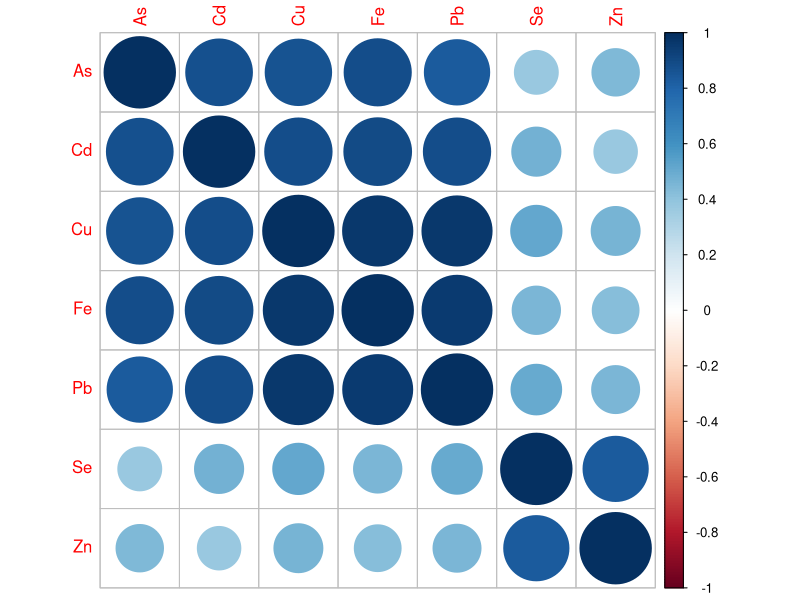
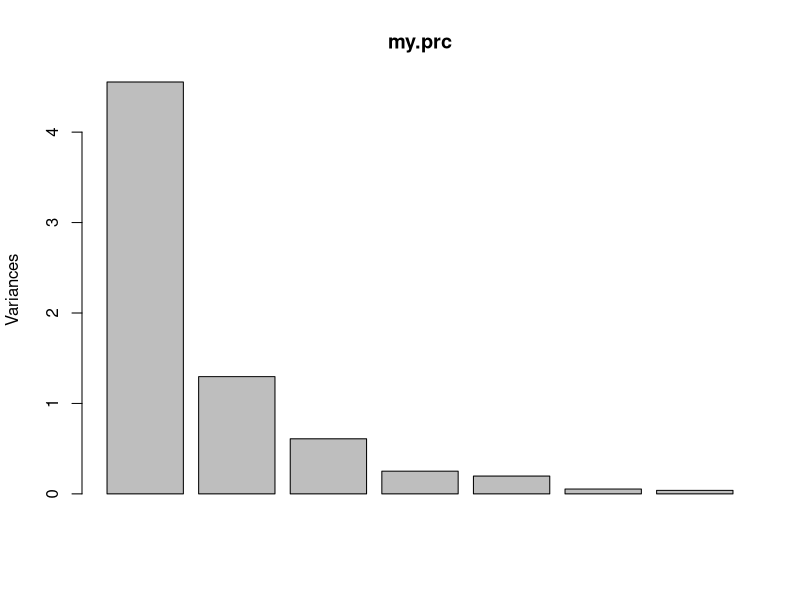
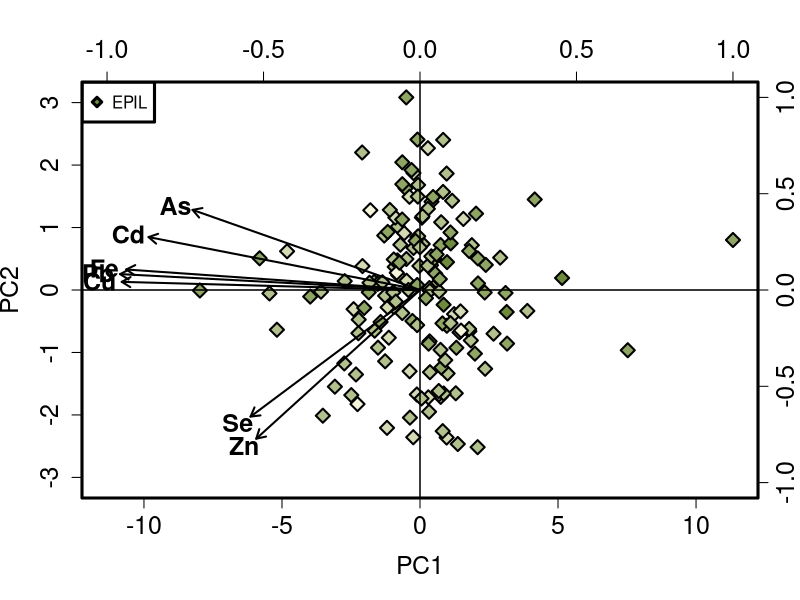
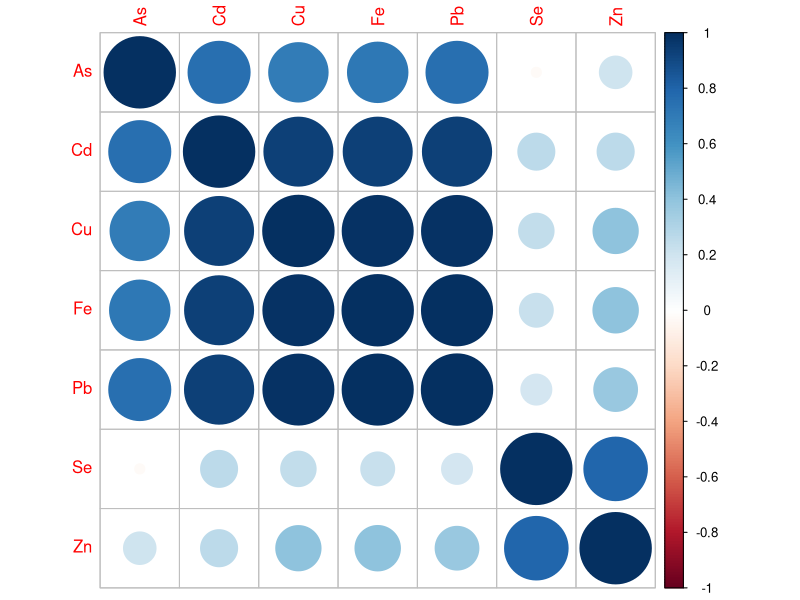
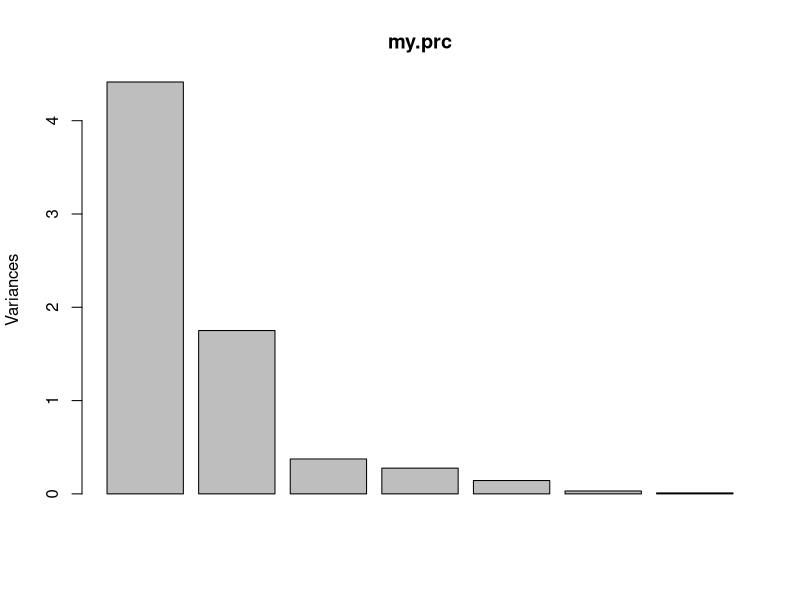
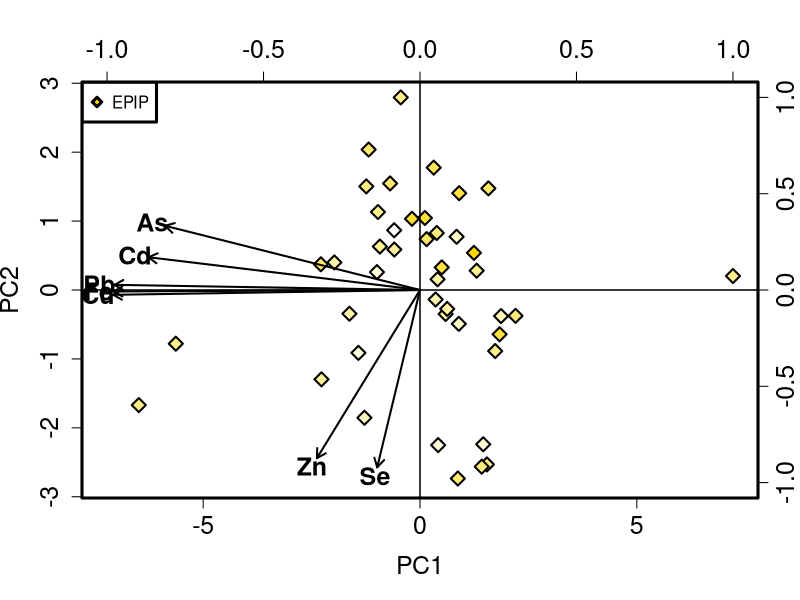
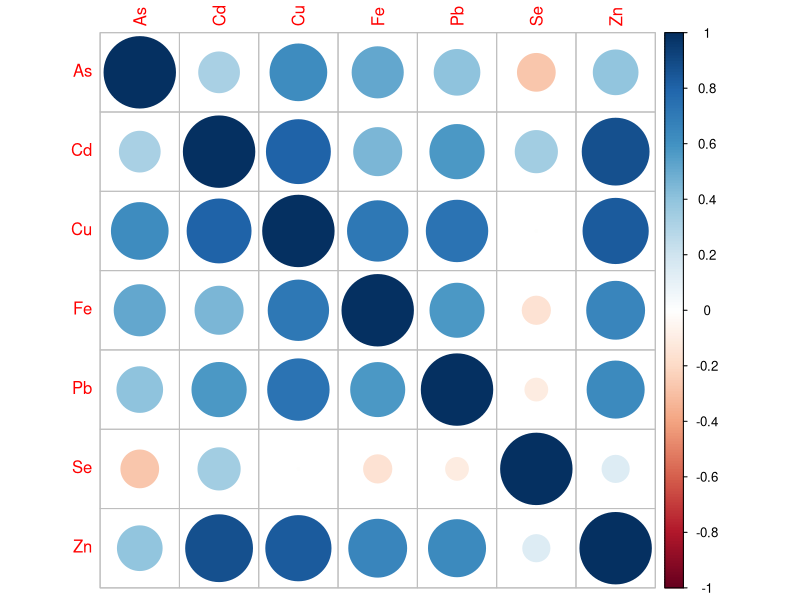
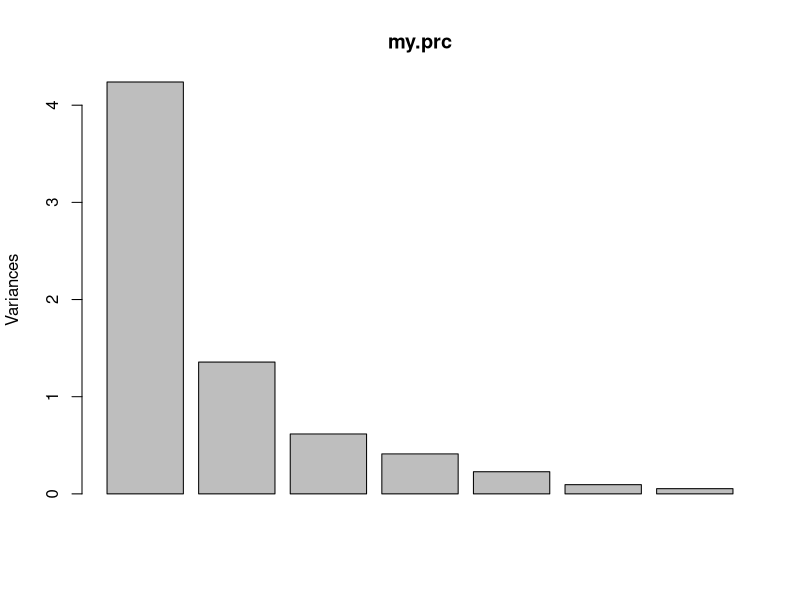

These charts were generated, in order, by the following R code:
library("readr")
library("corrplot")
library("vegan")

alldata <- data.frame(read_csv("2_incremental/20220420_STANDING_CROP.csv"))

alldata$SAMPLING_DATE<-as.Date(alldata$SAMPLING_DATE, format = "%m/%d/%Y")

###############################Figure 1 #########################################

COMPARTMENTS <- alldata[which(alldata$SAMPLE_DESCRIPTOR == "EPIL"),]


####Big 5+Fe+Se####

LABELS<-as.data.frame(na.omit(COMPARTMENTS[,c(3,4,6,7,9,10,13,19,22,25,35,40,49)]))
LABELS<-LABELS[order(LABELS$SAMPLE_DESCRIPTOR, decreasing = F), ]
PCA.DF<-as.data.frame(LABELS[,c(7:ncol(LABELS))])
names(PCA.DF)<- c("As","Cd","Cu","Fe","Pb","Se","Zn")

#dev.new()
cor(PCA.DF)
corrplot(cor(PCA.DF), method = "circle", lwd=2) 

###PCA###

PCA.DF<-log(PCA.DF)
my.data <- PCA.DF
my.data <- as.matrix(scale(my.data, center = TRUE, scale = TRUE))
my.prc <- prcomp(na.omit(my.data))

plot(my.prc)

pca_scores<-scores(my.prc)

sd <- my.prc$sdev

correlations <- t(t(my.prc$rotation)*sd)

summary(my.prc)

#####PLOT####

rbPal <- colorRampPalette(c("beige",colors()[89]))

names(LABELS)

LABELS$Col <- rbPal(5)[as.numeric(cut(log(LABELS$OM.AREA.g.m2),breaks = 5))]

#colors <- c(colors()[89], "gold", "chartreuse")
#colors <- colors[as.numeric(factor(na.omit(LABELS$SAMPLE_DESCRIPTOR)))]

#dev.new()

plot	(my.prc$x,
      pch=c(23),
      xlim=c(-max(abs(range(my.prc$x[,1]))),max(abs(range(my.prc$x[,1])))),	
      ylim=c(-max(abs(range(my.prc$x[,2]))),max(abs(range(my.prc$x[,2])))), 
      cex.lab=1.5, cex.axis=1.5, cex.main=1.4, cex.sub=1.4, 
      col="black",
      bg=LABELS$Col,
      cex=1.5,
      lwd=2
)
#	col="black")

tab <- matrix(c(my.prc$x[,1], my.prc$x[,2]), ncol=2)

legend(x = "topleft", legend = levels(factor(LABELS$SAMPLE_DESCRIPTOR)), 
       pch=c(23,24,25), 
       cex = 1, 
       box.lwd=3,
       col = "black", 
       pt.bg=c(colors()[89], "gold", "chartreuse"), pt.lwd=3)


#panel.first= {
#  ordiellipse(tab,LABELS$SAMPLE_DESCRIPTOR,conf=0.95, draw ="polygon", col=c(adjustcolor(colors()[89], alpha.f=0.25),adjustcolor("gold", alpha.f=0.25),adjustcolor("chartreuse", alpha.f=0.25)), border=c(colors()[89],"gold","chartreuse"))
#}


par(new=TRUE)

plot	(correlations[1,],
      correlations[2,],
      col="NA",
      xlim=c(-1,1),
      ylim=c(-1,1),
      xaxt="n",
      yaxt="n",
      xlab="",
      ylab="")

arrows(0, 0, 
       x1 = correlations[,1], 
       y1 = correlations[,2], 
       length = 0.1, angle = 30, lwd =2.0,
       code = 2, col = par("fg"), 
       lty = par("lty"))

text(	x=correlations[,1]*1.075,
      y=correlations[,2]*1.05,
      labels = names(PCA.DF), 
      cex=1.5,
      font=2)

rownames(my.prc$rotation)

box(lwd=3)

coordnames<-data.frame(correlations[,1]*1.1,correlations[,2]*1.1)

coordnames

axis(3, cex.axis=1.5)
mtext("y2",side=4,line=2, col="Blue")
axis(4, cex.axis=1.5)
mtext("y2",side=4,line=2, col="Blue")

abline(h=c(0,0))
abline(v=c(0,0))

###############################Figure 2 #########################################

COMPARTMENTS <- alldata[which(alldata$SAMPLE_DESCRIPTOR == "EPIP"),]


####Big 5+Fe+Se####

LABELS<-as.data.frame(na.omit(COMPARTMENTS[,c(3,4,6,7,9,10,13,19,22,25,35,40,49)]))
LABELS<-LABELS[order(LABELS$SAMPLE_DESCRIPTOR, decreasing = F), ]
PCA.DF<-as.data.frame(LABELS[,c(7:ncol(LABELS))])
names(PCA.DF)<- c("As","Cd","Cu","Fe","Pb","Se","Zn")

#dev.new()
cor(PCA.DF)
corrplot(cor(PCA.DF), method = "circle", lwd=2) 

###PCA###

PCA.DF<-log(PCA.DF)
my.data <- PCA.DF
my.data <- as.matrix(scale(my.data, center = TRUE, scale = TRUE))
my.prc <- prcomp(na.omit(my.data))

plot(my.prc)

pca_scores<-scores(my.prc)

sd <- my.prc$sdev

correlations <- t(t(my.prc$rotation)*sd)

summary(my.prc)

#####PLOT####

rbPal <- colorRampPalette(c("lightyellow","gold"))

names(LABELS)

LABELS$Col <- rbPal(30)[as.numeric(cut(log(LABELS$OM.AREA.g.m2),breaks = 30))]

#colors <- c(colors()[89], "gold", "chartreuse")
#colors <- colors[as.numeric(factor(na.omit(LABELS$SAMPLE_DESCRIPTOR)))]

#dev.new()

plot	(my.prc$x,
      pch=c(23),
      xlim=c(-max(abs(range(my.prc$x[,1]))),max(abs(range(my.prc$x[,1])))),	
      ylim=c(-max(abs(range(my.prc$x[,2]))),max(abs(range(my.prc$x[,2])))), 
      cex.lab=1.5, cex.axis=1.5, cex.main=1.4, cex.sub=1.4, 
      col="black",
      bg=LABELS$Col,
      cex=1.5,
      lwd=2
)
#	col="black")

tab <- matrix(c(my.prc$x[,1], my.prc$x[,2]), ncol=2)

legend(x = "topleft", legend = levels(factor(LABELS$SAMPLE_DESCRIPTOR)), 
        pch=c(23,24,25), 
        cex = 1, 
        box.lwd=3,
        col = "black", 
        pt.bg="gold", "chartreuse", 
        pt.lwd=3)


#panel.first= {
#  ordiellipse(tab,LABELS$SAMPLE_DESCRIPTOR,conf=0.95, draw ="polygon", col=c(adjustcolor(colors()[89], alpha.f=0.25),adjustcolor("gold", alpha.f=0.25),adjustcolor("chartreuse", alpha.f=0.25)), border=c(colors()[89],"gold","chartreuse"))
#}


par(new=TRUE)

plot	(correlations[1,],
      correlations[2,],
      col="NA",
      xlim=c(-1,1),
      ylim=c(-1,1),
      xaxt="n",
      yaxt="n",
      xlab="",
      ylab="")

arrows(0, 0, 
       x1 = correlations[,1], 
       y1 = correlations[,2], 
       length = 0.1, angle = 30, lwd =2.0,
       code = 2, col = par("fg"), 
       lty = par("lty"))

text(	x=correlations[,1]*1.05,
      y=correlations[,2]*1.05,
      labels = names(PCA.DF), 
      cex=1.5,
      font=2)

rownames(my.prc$rotation)

box(lwd=3)

coordnames<-data.frame(correlations[,1]*1.1,correlations[,2]*1.1)

coordnames

axis(3, cex.axis=1.5)
mtext("y2",side=4,line=2, col="Blue")
axis(4, cex.axis=1.5)
mtext("y2",side=4,line=2, col="Blue")

abline(h=c(0,0))
abline(v=c(0,0))

###############################Figure 3 #########################################


COMPARTMENTS <- alldata[which(alldata$SAMPLE_DESCRIPTOR == "FILA"),]


####Big 5+Fe+Se####

LABELS<-as.data.frame(na.omit(COMPARTMENTS[,c(3,4,6,7,10,13,19,22,25,35,40,49)]))
LABELS<-LABELS[order(LABELS$SAMPLE_DESCRIPTOR, decreasing = F), ]
PCA.DF<-as.data.frame(LABELS[,c(6:ncol(LABELS))])
names(PCA.DF)<- c("As","Cd","Cu","Fe","Pb","Se","Zn")

#dev.new()
cor(PCA.DF)
corrplot(cor(PCA.DF), method = "circle", lwd=2) 

###PCA###

PCA.DF<-log(PCA.DF)
my.data <- PCA.DF
my.data <- as.matrix(scale(my.data, center = TRUE, scale = TRUE))
my.prc <- prcomp(na.omit(my.data))

plot(my.prc)

pca_scores<-scores(my.prc)

sd <- my.prc$sdev

correlations <- t(t(my.prc$rotation)*sd)

summary(my.prc)

#####PLOT####

rbPal <- colorRampPalette(c("lightyellow","Chartreuse"))

names(LABELS)

LABELS$Col <- rbPal(5)[as.numeric(cut(LABELS$OM.AREA.g.m2+1,breaks = 5))]

#colors <- c(colors()[89], "gold", "chartreuse")
#colors <- colors[as.numeric(factor(na.omit(LABELS$SAMPLE_DESCRIPTOR)))]

#dev.new()

plot	(my.prc$x,
      pch=c(23),
      xlim=c(-max(abs(range(my.prc$x[,1]))),max(abs(range(my.prc$x[,1])))),	
      ylim=c(-max(abs(range(my.prc$x[,2]))),max(abs(range(my.prc$x[,2])))), 
      cex.lab=1.5, cex.axis=1.5, cex.main=1.4, cex.sub=1.4, 
      col="black",
      bg=LABELS$Col,
      cex=1.5,
      lwd=2
)
#	col="black")

tab <- matrix(c(my.prc$x[,1], my.prc$x[,2]), ncol=2)

legend(x = "topleft", legend = levels(factor(LABELS$SAMPLE_DESCRIPTOR)), 
        pch=c(23,24,25), 
        cex = 1, 
        box.lwd=3,
        col = "black", 
        pt.bg="chartreuse", 
        pt.lwd=3)


#panel.first= {
#  ordiellipse(tab,LABELS$SAMPLE_DESCRIPTOR,conf=0.95, draw ="polygon", col=c(adjustcolor(colors()[89], alpha.f=0.25),adjustcolor("gold", alpha.f=0.25),adjustcolor("chartreuse", alpha.f=0.25)), border=c(colors()[89],"gold","chartreuse"))
#}


par(new=TRUE)

plot	(correlations[1,],
      correlations[2,],
      col="NA",
      xlim=c(-1,1),
      ylim=c(-1,1),
      xaxt="n",
      yaxt="n",
      xlab="",
      ylab="")

arrows(0, 0, 
       x1 = correlations[,1], 
       y1 = correlations[,2], 
       length = 0.1, angle = 30, lwd =2.0,
       code = 2, col = par("fg"), 
       lty = par("lty"))

text(	x=correlations[,1]*1.05,
      y=correlations[,2]*1.05,
      labels = names(PCA.DF), 
      cex=1.5,
      font=2)

rownames(my.prc$rotation)

box(lwd=3)

coordnames<-data.frame(correlations[,1]*1.1,correlations[,2]*1.1)

coordnames

axis(3, cex.axis=1.5)
mtext("y2",side=4,line=2, col="Blue")
axis(4, cex.axis=1.5)
mtext("y2",side=4,line=2, col="Blue")

abline(h=c(0,0))
abline(v=c(0,0))